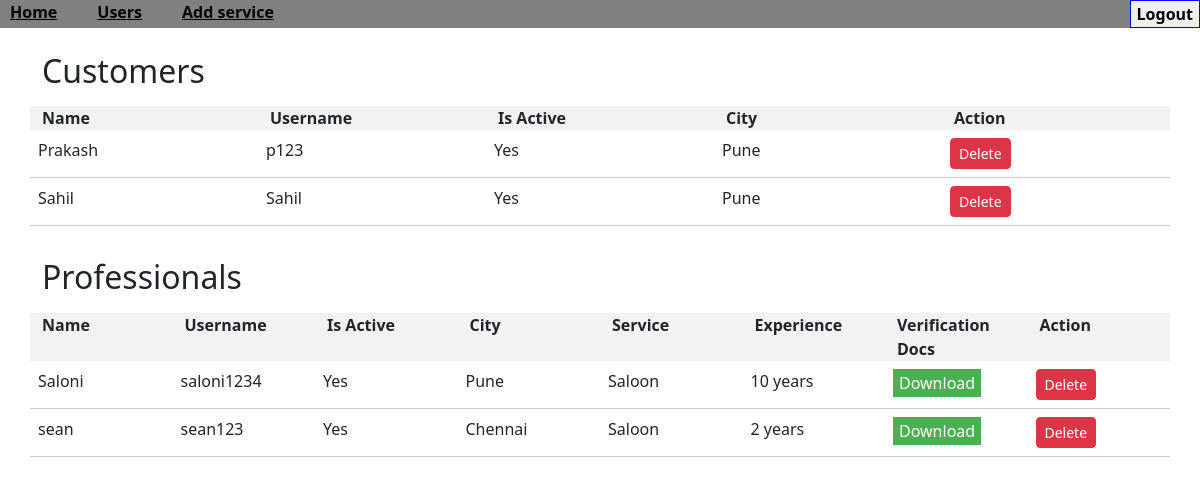
Page /admin-users (signed in) on the committed database.
### application/database.py (models this page shows)
class Customers(db.Model):
    cust_id = db.Column(db.Integer, primary_key=True)
    user_id = db.Column(db.Integer, db.ForeignKey('user.user_id'), nullable=False)
    city = db.Column(db.String(150), nullable=False)
    requests= db.relationship("Requests", backref="customers", lazy=True)

class User(db.Model):
    user_id = db.Column(db.Integer, primary_key=True)
    name = db.Column(db.String(150), nullable=False)
    username = db.Column(db.String(150), nullable=False, unique=True)
    password = db.Column(db.String(200), nullable=False)
    role = db.Column(db.String(200), nullable=False)
    is_active = db.Column(db.Boolean, default=False)
    professional = db.relationship('Professional', backref='user', uselist=False)
    customer = db.relationship('Customers', backref='user', uselist=False)

class Professional(db.Model):
    proff_id = db.Column(db.Integer, primary_key=True)
    user_id = db.Column(db.Integer, db.ForeignKey('user.user_id'), nullable=False)
    service_id = db.Column(db.Integer, db.ForeignKey('services.service_id'), nullable=True)
    experience = db.Column(db.Integer,nullable=True)
    desc = db.Column(db.String(500), nullable=True)
    city = db.Column(db.String(150), nullable=False)
    docs_url = db.Column(db.String(1000), nullable=True)
    is_occupied = db.Column(db.Boolean, default=False)
    services = db.relationship('Services',
                             backref='professionals')
    requests = db.relationship('Requests', backref='professional')

class Services(db.Model):
    service_id = db.Column(db.Integer, primary_key=True)
    name = db.Column(db.String(150), nullable=False)
    desc = db.Column(db.String(500), nullable=False)
    min_price = db.Column(db.Integer, nullable=False)
    min_time_req = db.Column(db.String(200), nullable=False)
    requests = db.relationship('Requests', backref='services')

### app.py (the view)
@app.route('/admin-users', methods=['GET'])
def admin_users():
    if 'user_id' not in session or session['role'] != 'Admin':
        return redirect(url_for('login'))
    customers = db.session.query(Customers).join(User).all()
    professionals = db.session.query(Professional).join(User).outerjoin(Services).all()
    return render_template('admin-users.html',
                           customers=customers,
                           professionals=professionals)

### templates/admin-users.html (shortened to what this page needs)
<!DOCTYPE html>
<html lang="en">
<head>
    <link href="https://cdn.jsdelivr.net/npm/bootstrap@5.3.0-alpha1/dist/css/bootstrap.min.css" rel="stylesheet">
</head>
<body>
    <nav style="width: 100%; background-color:gray">
        <div style="display: flex; justify-content: space-between;">
            <ul style="list-style: none; display: flex; margin: 0; padding: 0;">
                <li style="margin-right: 20px;">
                    <a href="/admin" style=" color: #000; padding: 5px 10px; font-weight: bold;">Home</a>
                </li>
                <li style="margin-right: 20px;">
                    <a href="/admin-users" style=" color: #000; padding: 5px 10px; font-weight: bold;">Users</a>
                </li>
                <li style="margin-right: 20px;">
                    <a href="/admin-add-service" style=" color: #000; padding: 5px 10px; font-weight: bold;">Add service</a>
                </li>
            </ul>
            <form action="/logout" method="POST">
                <button type="submit" style="border:1px blue solid; cursor: pointer; font-weight: bold;">Logout</button>
            </form>
        </div>
    </nav>
    <div class="container mt-4">
        <div class="user-list">
            <h2>Customers</h2>
            <div class="table-header row">
                <div class="col">Name</div>
                <div class="col">Username</div>
                <div class="col">Is Active</div>
                <div class="col">City</div>
                <div class="col">Action</div>
            </div>
            {% for customer in customers %}
            <div class="table-row row">
                <div class="table-cell col">{{ customer.user.name }}</div>
                <div class="table-cell col">{{ customer.user.username }}</div>
                <div class="table-cell col">{{ 'Yes' if customer.user.is_active else 'No' }}</div>
                <div class="table-cell col">{{ customer.city }}</div>
                <div class="table-cell col">
                    <form action="{{ url_for('handle_admin_action', user_id=customer.user.user_id, role='Customer') }}" method="POST">
                        <button type="submit" class="btn btn-sm {{ 'btn-danger' if customer.user.is_active else 'btn-success' }}">
                            {{ 'Delete' if customer.user.is_active else 'Approve' }}
                        </button>
                    </form>
                </div>
            </div>
            {% endfor %}
        </div>
        <div class="user-list">
            <h2>Professionals</h2>
            <div class="table-header row">
                <div class="col">Name</div>
                <div class="col">Username</div>
                <div class="col">Is Active</div>
                <div class="col">City</div>
                <div class="col">Service</div>
                <div class="col">Experience</div>
                <div class="col">Verification Docs</div>
                <div class="col">Action</div>
            </div>
            {% for professional in professionals %}
            <div class="table-row row">
                <div class="table-cell col">{{ professional.user.name }}</div>
                <div class="table-cell col">{{ professional.user.username }}</div>
                <div class="table-cell col">{{ 'Yes' if professional.user.is_active else 'No' }}</div>
                <div class="table-cell col">{{ professional.city }}</div>
                <div class="table-cell col">{{ professional.services.name if professional.services else 'N/A' }}</div>
                <div class="table-cell col">{{ professional.experience }} years</div>
                <div class="table-cell col">
                    {% if professional.docs_url %}
                        <a href="{{ url_for('download_file', filename=professional.docs_url) }}">
                            <button type="button" style="height: 28px; background-color: #4CAF50; color: white; border: none; cursor: pointer;">
                                Download
                            </button>
                        </a>
                    {% else %}
                        No document
                    {% endif %}
                </div>
                <div class="table-cell col">
                    <form action="{{ url_for('handle_admin_action', user_id=professional.user.user_id, role='professional') }}" method="POST">
                        <button type="submit" class="btn btn-sm {{ 'btn-danger' if professional.user.is_active else 'btn-success' }}">
                            {{ 'Delete' if professional.user.is_active else 'Approve' }}
                        </button>
                    </form>
                </div>
            </div>
            {% endfor %}
        </div>
    </div>
</body>
</html>

### templates/admin-users.html (style rules this page uses)
.user-list { margin-bottom: 2rem; }
.user-list h2 { margin-bottom: 1rem; }
.table-header { font-weight: bold; background-color: #f2f2f2; }
.table-row { border-bottom: 1px solid #ccc; }
.table-cell { padding: 0.5rem; }

### rows in the picture
Customers: user.name "Prakash", user.username "p123", city "Pune"
User: is_active "Yes", is_active "Delete"
Customers: user.name "Sahil", user.username "Sahil", city "Pune"
User: is_active "Yes", is_active "Delete"
Professional: user.name "Saloni", user.username "saloni1234", city "Pune", services "Saloon", experience "10"
User: is_active "Yes", is_active "Delete"
Professional: user.name "sean", user.username "sean123", city "Chennai", services "Saloon", experience "2"
User: is_active "Yes", is_active "Delete"
